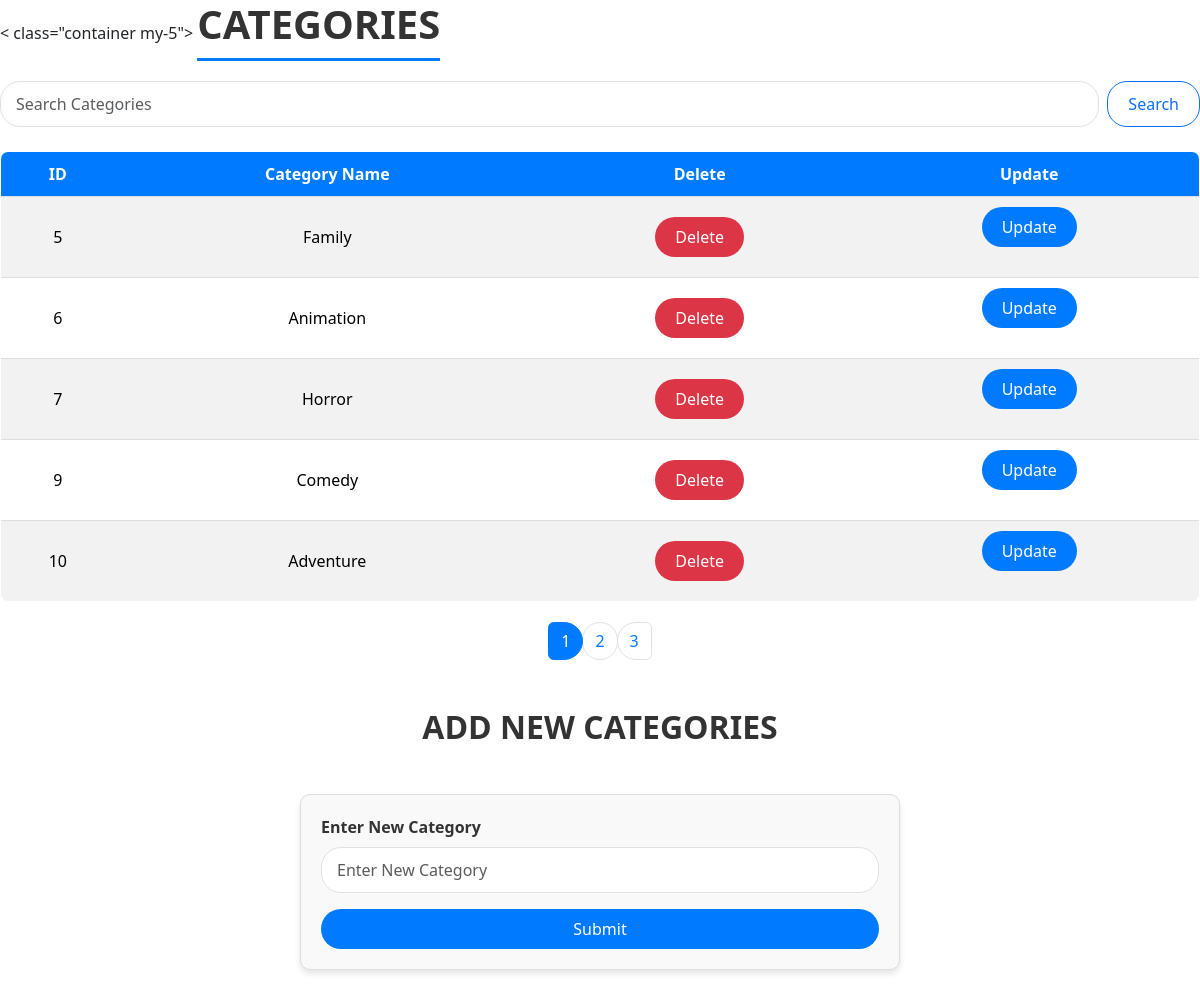
Screenshot of /admin/categories.php (signed in) with the database file from the repository.
### tables this page shows
CREATE TABLE `categories` (
  `CategoryID` int(11) NOT NULL,
  `CategoryName` varchar(20) NOT NULL
);

### admin/categories.php (the view, shortened to what this page needs)
<?php
require_once("../connection.php");
$limit = 5;
$page = isset($_GET['page']) && is_numeric($_GET['page']) ? $_GET['page'] : 1;
$offset = ($page - 1) * $limit;
$search = isset($_GET['search']) ? trim($_GET['search']) : '';
$sql = "SELECT * FROM categories
        WHERE CategoryName LIKE :search
        LIMIT :limit OFFSET :offset";
$stmt = $pdo->prepare($sql);
$searchTerm = "%$search%";
$stmt->bindParam(':search', $searchTerm, PDO::PARAM_STR);
$stmt->bindParam(':limit', $limit, PDO::PARAM_INT);
$stmt->bindParam(':offset', $offset, PDO::PARAM_INT);
$stmt->execute();
$categories = $stmt->fetchAll(PDO::FETCH_ASSOC);
$sqlTotal = "SELECT COUNT(*) as total FROM categories WHERE CategoryName LIKE :search";
$stmtTotal = $pdo->prepare($sqlTotal);
$stmtTotal->bindParam(':search', $searchTerm, PDO::PARAM_STR);
$stmtTotal->execute();
$totalCategories = $stmtTotal->fetch(PDO::FETCH_ASSOC)['total'];
$totalPages = ceil($totalCategories / $limit);
?>
<!DOCTYPE html>
<html lang="en">
<head>
    <link href="https://cdn.jsdelivr.net/npm/bootstrap@5.3.3/dist/css/bootstrap.min.css" rel="stylesheet">
</head>
<body>
    < class="container my-5">
        <h1 class="text-center">Categories</h1>
        <form class="d-flex mb-4" method="GET">
            <input class="form-control me-2" type="search" name="search" value="<?= htmlspecialchars($search) ?>" placeholder="Search Categories">
            <button class="btn btn-outline-primary" type="submit">Search</button>
        </form>
        <?php if (!$categories): ?>
            <h3 class="text-center text-danger">No Categories Found</h3>
        <?php else: ?>
            <table class="table table-striped">
                <thead>
                    <tr>
                        <th>ID</th>
                        <th>Category Name</th>
                        <th>Delete</th>
                        <th>Update</th>
                    </tr>
                </thead>
                <tbody>
                    <?php foreach ($categories as $categorie): ?>
                        <tr meta-cat="<?= $categorie['CategoryID'] ?>">
                            <td><?= $categorie['CategoryID'] ?></td>
                            <td><?= htmlspecialchars($categorie['CategoryName']) ?></td>
                            <td>
                                <button type="button" onclick="deletee(<?= $categorie['CategoryID'] ?>)" class="btn btn-danger">Delete</button>
                            </td>
                            <td>
                                <form action="updateCategorie.php" method="POST">
                                    <input type="submit" value="Update" class="btn btn-primary">
                                </form>
                            </td>
                        </tr>
                    <?php endforeach; ?>
                </tbody>
            </table>
        <?php endif; ?>
        <?php if ($totalPages > 1): ?>
            <nav>
                <ul class="pagination justify-content-center">
                    <?php for ($i = 1; $i <= $totalPages; $i++): ?>
                        <li class="page-item <?= $i == $page ? 'active' : '' ?>">
                            <a class="page-link" href="?page=<?= $i ?>&search=<?= htmlspecialchars($search) ?>"><?= $i ?></a>
                        </li>
                    <?php endfor; ?>
                </ul>
            </nav>
        <?php endif; ?>
        <h2 class="text-center my-5">Add New Categories</h2>
        <form action="actions/addCategories.php" method="POST" class="w-50 mx-auto">
            <div class="mb-3">
                <label for="categoryInput" class="form-label">Enter New Category</label>
                <input name="categories" type="text" class="form-control" id="categoryInput" placeholder="Enter New Category">
            </div>
            <button type="submit" class="btn btn-primary w-100">Submit</button>
        </form>
</body>
</html>

### admin/categories.php (style rules this page uses)
h1, h2 { color: #333; text-transform: uppercase; font-weight: bold; margin-bottom: 20px; }
h1.text-center { border-bottom: 3px solid #007bff; padding-bottom: 10px; display: inline-block; }
form { margin-bottom: 20px; }
.form-control { border-radius: 20px; padding: 10px 15px; }
.btn { border-radius: 20px; padding: 8px 20px; transition: all 0.3s ease; }
.table { border: 1px solid #ddd; border-radius: 8px; overflow: hidden; }
.table th { background-color: #007bff; color: white; text-align: center; padding: 10px; }
.table td { text-align: center; vertical-align: middle; padding: 10px; }
.table-striped tbody tr:nth-of-type(odd) { background-color: #f9f9f9; }
.btn-danger { background-color: #dc3545; border: none; }
.btn-primary { background-color: #007bff; border: none; }
.pagination { margin-top: 20px; }
.page-item.active .page-link { background-color: #007bff; border-color: #007bff; color: white; }
.page-link { color: #007bff; border-radius: 20px; }
.w-50 { background-color: #f9f9f9; border: 1px solid #ddd; border-radius: 10px; padding: 20px; box-shadow: 0 4px 6px rgba(0, 0, 0, 0.1); }
.w-50 .form-label { font-weight: bold; color: #333; }

### rows the page displays
categories: CategoryID "5", CategoryName "Family"
categories: CategoryID "6", CategoryName "Animation"
categories: CategoryID "7", CategoryName "Horror"
categories: CategoryID "9", CategoryName "Comedy"
categories: CategoryID "10", CategoryName "Adventure"
